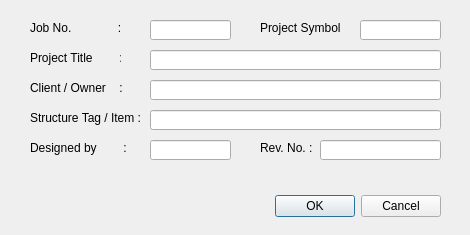
<?xml version="1.0" encoding="UTF-8"?>
<ui version="4.0">
 <class>projectDialog</class>
 <widget class="QDialog" name="projectDialog">
  <property name="geometry">
   <rect>
    <x>0</x>
    <y>0</y>
    <width>470</width>
    <height>235</height>
   </rect>
  </property>
  <property name="windowTitle">
   <string>Project Description</string>
  </property>
  <widget class="QDialogButtonBox" name="buttonBox">
   <property name="geometry">
    <rect>
     <x>270</x>
     <y>190</y>
     <width>171</width>
     <height>32</height>
    </rect>
   </property>
   <property name="orientation">
    <enum>Qt::Horizontal</enum>
   </property>
   <property name="standardButtons">
    <set>QDialogButtonBox::Cancel|QDialogButtonBox::Ok</set>
   </property>
  </widget>
  <widget class="QLabel" name="label">
   <property name="geometry">
    <rect>
     <x>30</x>
     <y>20</y>
     <width>91</width>
     <height>16</height>
    </rect>
   </property>
   <property name="text">
    <string>Job No.              :</string>
   </property>
  </widget>
  <widget class="QLabel" name="label_2">
   <property name="geometry">
    <rect>
     <x>30</x>
     <y>110</y>
     <width>111</width>
     <height>16</height>
    </rect>
   </property>
   <property name="text">
    <string>Structure Tag / Item :</string>
   </property>
  </widget>
  <widget class="QLabel" name="label_3">
   <property name="geometry">
    <rect>
     <x>30</x>
     <y>140</y>
     <width>101</width>
     <height>16</height>
    </rect>
   </property>
   <property name="text">
    <string>Designed by        :</string>
   </property>
  </widget>
  <widget class="QLineEdit" name="job_no_edit">
   <property name="geometry">
    <rect>
     <x>150</x>
     <y>20</y>
     <width>81</width>
     <height>20</height>
    </rect>
   </property>
  </widget>
  <widget class="QLineEdit" name="item_edit">
   <property name="geometry">
    <rect>
     <x>150</x>
     <y>110</y>
     <width>291</width>
     <height>20</height>
    </rect>
   </property>
  </widget>
  <widget class="QLineEdit" name="engineer_edit">
   <property name="geometry">
    <rect>
     <x>150</x>
     <y>140</y>
     <width>81</width>
     <height>20</height>
    </rect>
   </property>
  </widget>
  <widget class="QLabel" name="label_4">
   <property name="geometry">
    <rect>
     <x>30</x>
     <y>50</y>
     <width>91</width>
     <height>16</height>
    </rect>
   </property>
   <property name="text">
    <string>Project Title        :</string>
   </property>
  </widget>
  <widget class="QLabel" name="label_5">
   <property name="geometry">
    <rect>
     <x>260</x>
     <y>20</y>
     <width>91</width>
     <height>16</height>
    </rect>
   </property>
   <property name="text">
    <string>Project Symbol   :</string>
   </property>
  </widget>
  <widget class="QLineEdit" name="project_symbol_edit">
   <property name="geometry">
    <rect>
     <x>360</x>
     <y>20</y>
     <width>81</width>
     <height>20</height>
    </rect>
   </property>
  </widget>
  <widget class="QLineEdit" name="project_title_edit">
   <property name="geometry">
    <rect>
     <x>150</x>
     <y>50</y>
     <width>291</width>
     <height>20</height>
    </rect>
   </property>
  </widget>
  <widget class="QLabel" name="label_6">
   <property name="geometry">
    <rect>
     <x>30</x>
     <y>80</y>
     <width>101</width>
     <height>16</height>
    </rect>
   </property>
   <property name="text">
    <string>Client / Owner    :</string>
   </property>
  </widget>
  <widget class="QLineEdit" name="client_edit">
   <property name="geometry">
    <rect>
     <x>150</x>
     <y>80</y>
     <width>291</width>
     <height>20</height>
    </rect>
   </property>
  </widget>
  <widget class="QLabel" name="label_7">
   <property name="geometry">
    <rect>
     <x>260</x>
     <y>140</y>
     <width>61</width>
     <height>16</height>
    </rect>
   </property>
   <property name="text">
    <string>Rev. No. :</string>
   </property>
  </widget>
  <widget class="QLineEdit" name="rev_edit">
   <property name="geometry">
    <rect>
     <x>320</x>
     <y>140</y>
     <width>121</width>
     <height>20</height>
    </rect>
   </property>
  </widget>
 </widget>
 <tabstops>
  <tabstop>job_no_edit</tabstop>
  <tabstop>project_symbol_edit</tabstop>
  <tabstop>project_title_edit</tabstop>
  <tabstop>client_edit</tabstop>
  <tabstop>item_edit</tabstop>
  <tabstop>engineer_edit</tabstop>
  <tabstop>rev_edit</tabstop>
 </tabstops>
 <resources/>
 <connections>
  <connection>
   <sender>buttonBox</sender>
   <signal>accepted()</signal>
   <receiver>projectDialog</receiver>
   <slot>accept()</slot>
   <hints>
    <hint type="sourcelabel">
     <x>248</x>
     <y>254</y>
    </hint>
    <hint type="destinationlabel">
     <x>157</x>
     <y>274</y>
    </hint>
   </hints>
  </connection>
  <connection>
   <sender>buttonBox</sender>
   <signal>rejected()</signal>
   <receiver>projectDialog</receiver>
   <slot>reject()</slot>
   <hints>
    <hint type="sourcelabel">
     <x>316</x>
     <y>260</y>
    </hint>
    <hint type="destinationlabel">
     <x>286</x>
     <y>274</y>
    </hint>
   </hints>
  </connection>
 </connections>
</ui>
